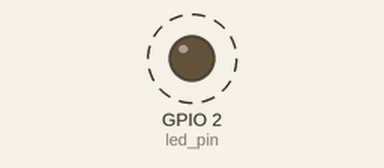
This program was run on a simulated ESP8266 board running MicroPython. Parts: output pins drawn as LEDs (lit = HIGH, except the on-board LED, lit = LOW). Dashed ring = blinking.

Above: at 0.2 s.
Timing chart, 0 to 3.0 s (numbered marks = the images above):
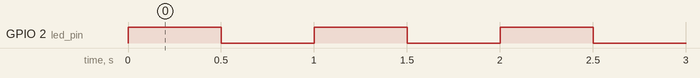

The program:

blink.py
```python
import machine
import time

led_pin = machine.Pin(2, machine.Pin.OUT) # Pin 2 controls the onboard LED

while True:
    led_pin.value(1) # Turn on the LED
    time.sleep(0.5) # Wait for half a second
    led_pin.value(0) # Turn off the LED
    time.sleep(0.5) # Wait for half a second
```

Measured:
- by itself, GPIO 2 (led_pin): alternates HIGH for 0.50 s and LOW for 0.50 s
